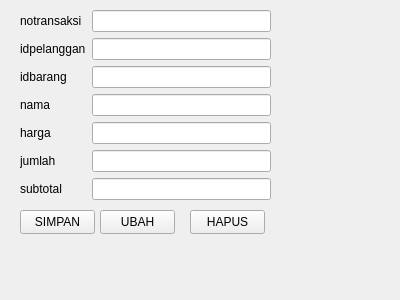
<?xml version="1.0" encoding="UTF-8"?>
<ui version="4.0">
 <class>Form</class>
 <widget class="QWidget" name="Form">
  <property name="geometry">
   <rect>
    <x>0</x>
    <y>0</y>
    <width>400</width>
    <height>300</height>
   </rect>
  </property>
  <property name="windowTitle">
   <string>Form</string>
  </property>
  <widget class="QWidget" name="formLayoutWidget">
   <property name="geometry">
    <rect>
     <x>20</x>
     <y>10</y>
     <width>251</width>
     <height>192</height>
    </rect>
   </property>
   <layout class="QFormLayout" name="formLayout">
    <item row="0" column="0">
     <widget class="QLabel" name="notransaksiLabel">
      <property name="text">
       <string>notransaksi</string>
      </property>
     </widget>
    </item>
    <item row="0" column="1">
     <widget class="QLineEdit" name="notransaksiLineEdit"/>
    </item>
    <item row="1" column="0">
     <widget class="QLabel" name="idpelangganLabel">
      <property name="text">
       <string>idpelanggan</string>
      </property>
     </widget>
    </item>
    <item row="1" column="1">
     <widget class="QLineEdit" name="idpelangganLineEdit"/>
    </item>
    <item row="2" column="0">
     <widget class="QLabel" name="idbarangLabel">
      <property name="text">
       <string>idbarang</string>
      </property>
     </widget>
    </item>
    <item row="2" column="1">
     <widget class="QLineEdit" name="idbarangLineEdit"/>
    </item>
    <item row="3" column="0">
     <widget class="QLabel" name="namaLabel">
      <property name="text">
       <string>nama</string>
      </property>
     </widget>
    </item>
    <item row="3" column="1">
     <widget class="QLineEdit" name="namaLineEdit"/>
    </item>
    <item row="4" column="0">
     <widget class="QLabel" name="hargaLabel">
      <property name="text">
       <string>harga</string>
      </property>
     </widget>
    </item>
    <item row="4" column="1">
     <widget class="QLineEdit" name="hargaLineEdit"/>
    </item>
    <item row="5" column="0">
     <widget class="QLabel" name="jumlahLabel">
      <property name="text">
       <string>jumlah</string>
      </property>
     </widget>
    </item>
    <item row="5" column="1">
     <widget class="QLineEdit" name="jumlahLineEdit"/>
    </item>
    <item row="6" column="0">
     <widget class="QLabel" name="subtotalLabel">
      <property name="text">
       <string>subtotal</string>
      </property>
     </widget>
    </item>
    <item row="6" column="1">
     <widget class="QLineEdit" name="subtotalLineEdit"/>
    </item>
   </layout>
  </widget>
  <widget class="QPushButton" name="pushButton">
   <property name="geometry">
    <rect>
     <x>20</x>
     <y>210</y>
     <width>75</width>
     <height>24</height>
    </rect>
   </property>
   <property name="text">
    <string>SIMPAN</string>
   </property>
  </widget>
  <widget class="QPushButton" name="pushButton_2">
   <property name="geometry">
    <rect>
     <x>100</x>
     <y>210</y>
     <width>75</width>
     <height>24</height>
    </rect>
   </property>
   <property name="text">
    <string>UBAH</string>
   </property>
  </widget>
  <widget class="QPushButton" name="pushButton_3">
   <property name="geometry">
    <rect>
     <x>190</x>
     <y>210</y>
     <width>75</width>
     <height>24</height>
    </rect>
   </property>
   <property name="text">
    <string>HAPUS</string>
   </property>
  </widget>
 </widget>
 <resources/>
 <connections/>
</ui>
